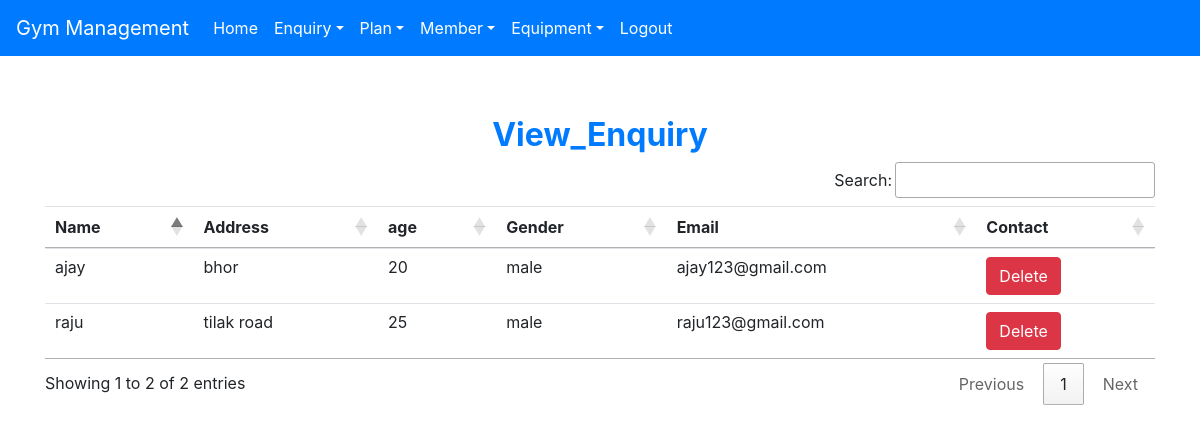
The page /view_enquiry (signed in) on the database its author committed.
### gym/models.py (models this page shows)
class Enquiry(models.Model):
    name = models.CharField(max_length=50)
    address = models.CharField(max_length=150)
    age = models.CharField(max_length=10)
    gender = models.CharField(max_length=10)
    email = models.CharField(max_length=50)
    contact = models.CharField(max_length=10)

### gym/views.py (the view)
# urls.py: path('view_enquiry',View_Enquiry ,name='view_enquiry'),
def View_Enquiry(request):
    if not request.user.is_staff:
        return redirect('login')
    enq =Enquiry.objects.all()
    d = {'enq':enq}
    return render(request,'view_enquiry.html',d)

### templates/view_enquiry.html
{% extends 'navgition.html' %}
{% block body %}
<div class = 'container' style ='margin-top:60px'>
<h2 class ='text-center text-primary font-weight-bold'>View_Enquiry </h2>
    <table id ="example" class = "table table-hover">
      <thead>
          <tr>
          <th>Name</th>
          <th>Address</th>
          <th>age</th>
          <th>Gender</th>
          <th>Email</th>
          <th>Contact</th>
          </tr>
      </thead>
      <tbody>
         {% for i in enq %}
         <tr>
              <td>{{i.name}} </td>
              <td>{{i.address}} </td>
              <td>{{i.age}} </td>
              <td>{{i.gender}} </td>
              <td>{{i.email}} </td>
              <td><a class ="btn btn-danger"href = "{% url 'delete_enquiry' i.id %}" onclick ="return confirm('Are You Sure?')">Delete</a></td>
         </tr>
         {% endfor %}
      </tbody>
    </table>
</div>
 {% endblock %}

### rows shown on the page
Enquiry: name "raju", address "tilak road", age "25", gender "male", email "raju123@gmail.com"
Enquiry: name "ajay", address "bhor", age "20", gender "male", email "ajay123@gmail.com"
